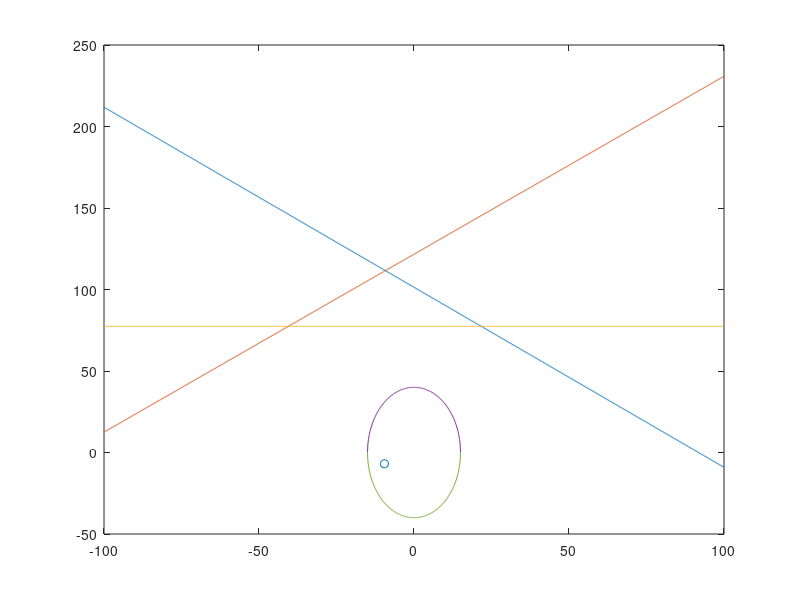

MATLAB code for this plot:
%
% n1_1 = 209.5;
% n1_2 = 140.5;
% n2_1 = 210.5;
% n2_2 = 401.5;
%
% cenfunc(n1_1, n1_2, n2_1, n2_2)
%

% origin data
d = 0.2774;
a = 40;
b = 15;
c = sqrt(a^2 - b^2);
e = c / a;

% 1st line
% parameter
n1_1 = 209.5; % data_2(:, 13) num of tuoyuan
n1_2 = 140.5;

y0_2 = (a^2 - (2 * a * b / (n1_1 * d))^2) / e^2;
x0_2 = (1 - y0_2 / a^2) * b^2;
y0 = sqrt(y0_2);
x0 = sqrt(x0_2);
y1_k = - x0 * a^2 / (b^2 * y0);
y1_bias = a^2 / y0;
fprintf('y1 = %f*x + %f\n', y1_k, y1_bias);
% y1 = -1.1046*x + 43.2957;

y1_bias = y1_bias + n1_2 * d / sin(pi / 2 + atan(y1_k));
fprintf('y1_edited = %f*x + %f\n', y1_k, y1_bias);
% y1_edited = -1.104572*x + 101.367747;

% memory clear
clear n1_1 n1_2 x0_2 y0_2 y0 x0

% 2nd line
% parameter
n2_1 = 210.5; % data_2(:, 109) num of tuoyuan
n2_2 = 401.5;

y0_2 = (a^2 - (2 * a * b / (n2_1 * d))^2) / e^2;
x0_2 = (1 - y0_2 / a^2) * b^2;
y0 = -sqrt(y0_2);
x0 = sqrt(x0_2);
y2_k = - x0 * a^2 / (b^2 * y0);
y2_bias = a^2 / y0;
fprintf('y2 = %f*x + %f\n', y2_k, y2_bias);
% y2 = 1.0916*x - 43.2214;

y2_bias = y2_bias + n2_2 * d / cos(atan(y2_k));
fprintf('y2_edited = %f*x + %f\n', y2_k, y2_bias);
% y2_edited = 1.091554*x + 208.099009;

% memory clear
clear n2_1 n2_2 x0_2 y0_2 y0 x0

% 3rd line
% parameter
n3 = 279;

y3_k = 0;
y3_bias = n3 * d;
fprintf('y3 = %f*x + %f\n', y3_k, y3_bias);
% y3 = 0.000000*x + 77.394600;

% test
%y3_bias = 0;

% plot
x = -100 : 0.1 : 100;
y1 = y1_k * x + y1_bias;
y2 = y2_k * x + y2_bias;
y3 = y3_k * x + y3_bias;
figure
%axis([-50 50 -50 50])
plot(x, y1);
hold on
plot(x, y2);
hold on
plot(x ,y3);

% move
% res = [y3_bias-y2_bias y3_bias-y1_bias] / [y2_k-y3_k y1_k-y3_k; -2 -2];
res = [y2_bias/sqrt(y2_k^2+1)-y1_bias/sqrt(y1_k^2+1) y2_bias/sqrt(y2_k^2+1)-y3_bias/sqrt(y3_k^2+1)]/...
    [y1_k/sqrt(y1_k^2+1)-y2_k/sqrt(y2_k^2+1) y3_k/sqrt(y3_k^2+1)-y2_k/sqrt(y2_k^2+1);
     1/sqrt(y1_k^2+1)-1/sqrt(y2_k^2+1) 1/sqrt(y3_k^2+1)-1/sqrt(y2_k^2+1)];

x_cen = res(1);
y_cen = res(2);
fprintf('x_cen = %f, y_cen = %f\n', x_cen, y_cen);

% plot
x = -15 : 0.1 : 15;
plot(x,sqrt((1-x.^2/15^2)*40^2));
plot(x,-sqrt((1-x.^2/15^2)*40^2));
scatter(x_cen, y_cen);
